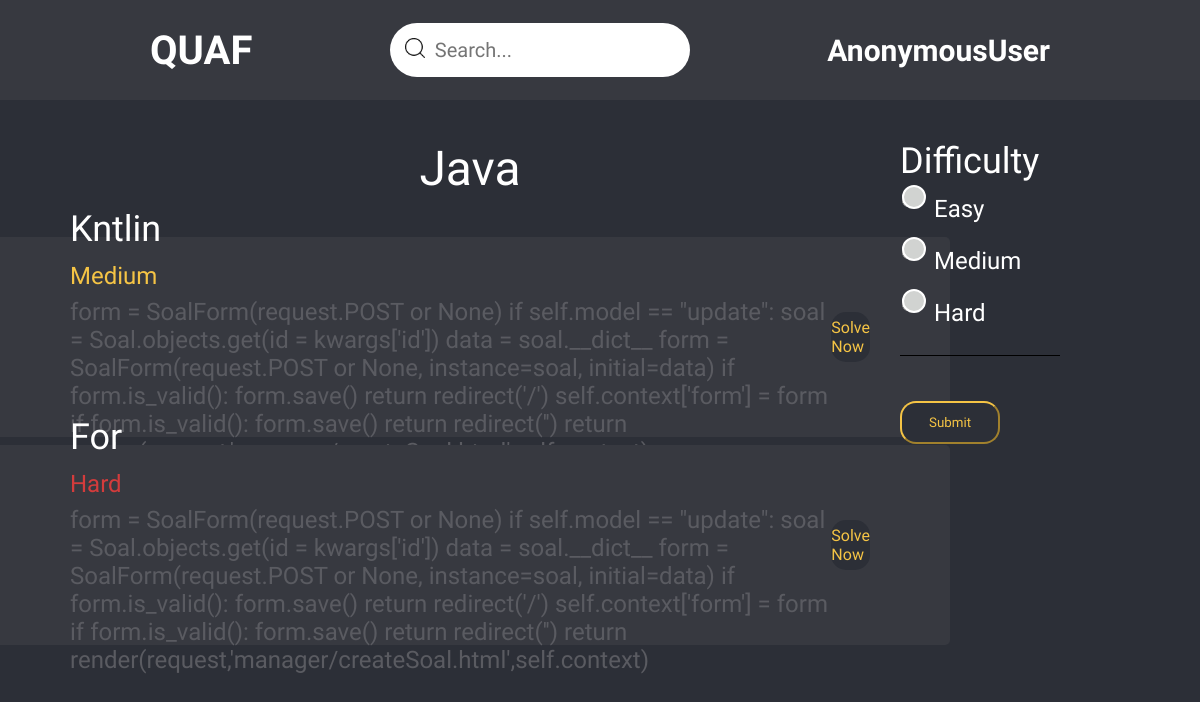
The page /Java/ on the database as committed earlier.
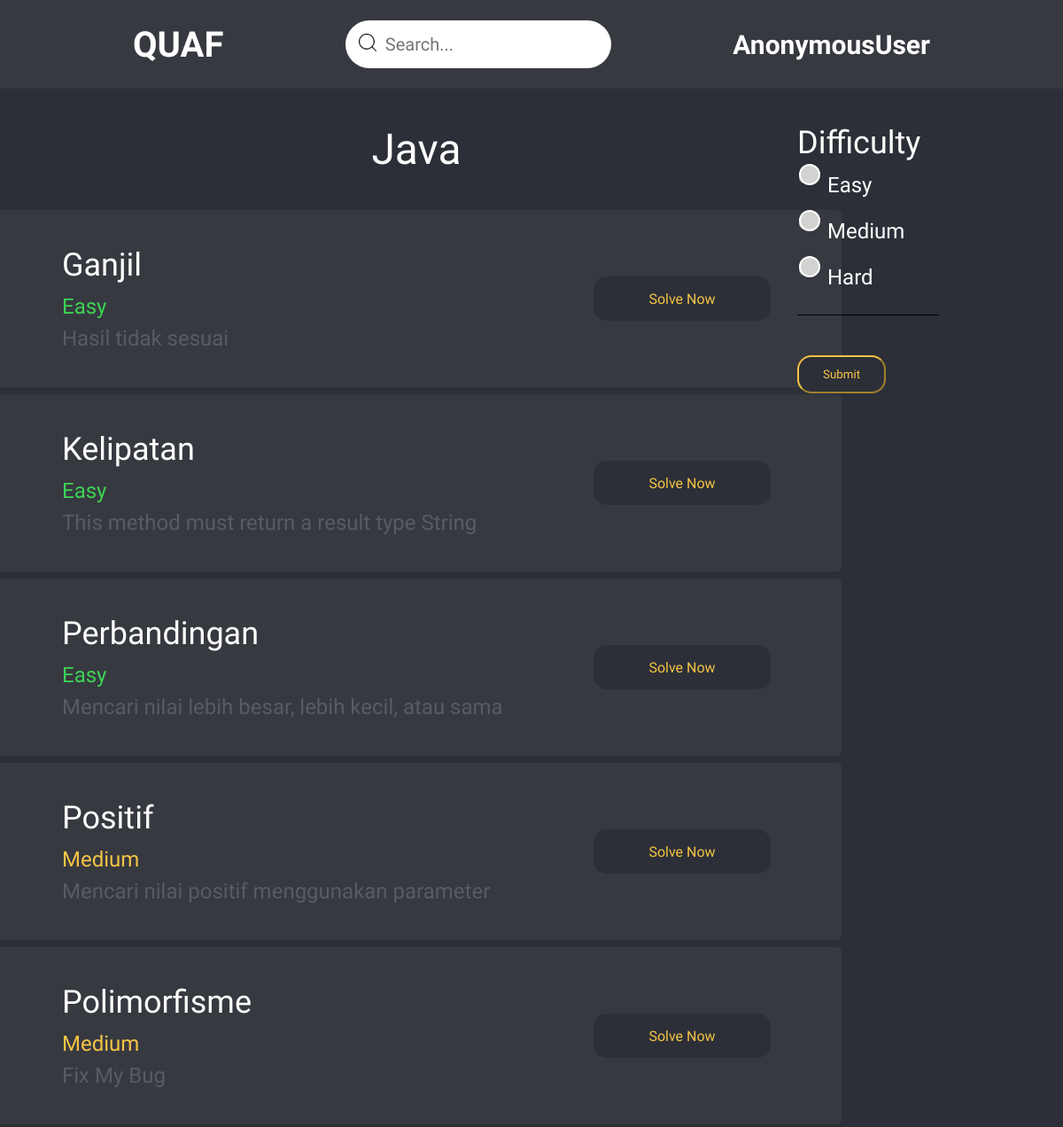
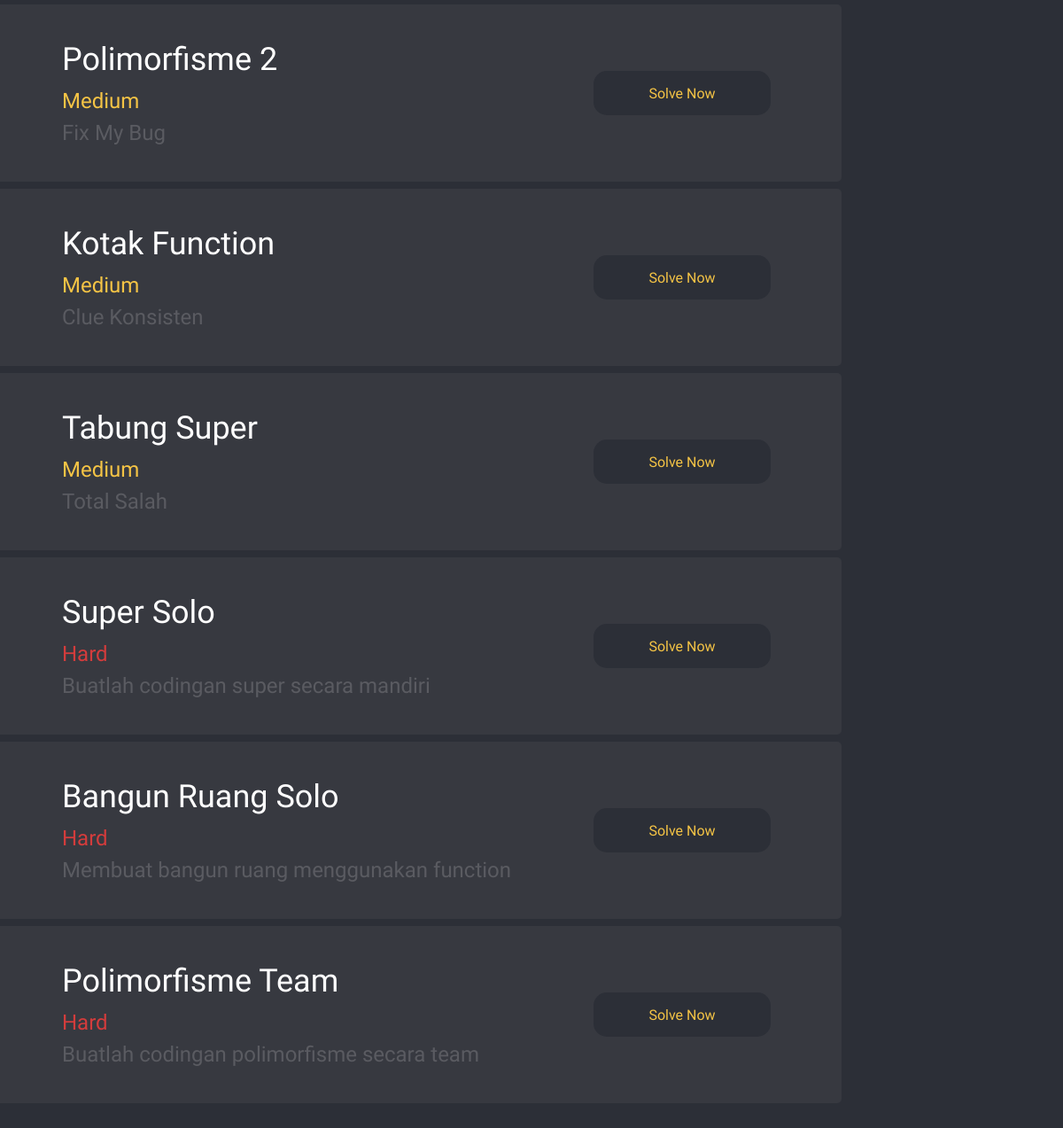
The same page on the database as committed later (2 pictures, top to bottom).
### manager/models.py (models this page shows, shortened)
class Soal(models.Model):
    category = (
        ("Easy","Easy"),
        ("Medium","Medium"),
        ("Hard","Hard"),
    )
    data = (
        ("Java","Java"),
        ("HTML","HTML"),
        ("Kotlin","Kotlin"),
        ("PHP","PHP"),
        ("Android Studio","Android Studio"),
        )
    title = models.CharField(max_length=20)
    description = models.CharField(max_length=50, null=True)
    code = models.TextField(null=True)
    category = models.CharField(max_length=20,choices=category)
    course = models.CharField(max_length=20,choices=data)

### project/views.py (the view)
# urls.py: path('<str:course>/',views.CourseListView.as_view()),
class CourseListView(ListView):
    model = Soal
    template_name = 'course.html'
    def get(self,request,*args, **kwargs):
        self.object_list = self.get_queryset().filter(course = kwargs['course'])
        title = kwargs['course']
        context = {
            "object_list":self.object_list,
            "title":title,
        }
        if "category" in request.GET:
            category = request.GET['category']
            self.object_list = self.object_list.filter(category = category)
            context['object_list'] = self.object_list
        return render(request,self.template_name,context)

### templates/course.html (shortened to what this page needs)
{% load static %}
<!DOCTYPE html>
<html lang="en">
<head>
    <link rel="stylesheet" href="{% static 'css/course.css' %}">
</head>
<body>
    <header>
        <h1><a href="/"> QUAF </a></h1>
        <div class="searchbar" for="search">
            <label for="search"><img src="{% static 'img/search.png' %}" alt="search..."></label>
            <input type="text" name="search" value="" placeholder="Search...">
        </div>
        <nav>
            <li>
                <p><b> {{user}} </b></p>
            </li>
        </nav>
    </header>
    <main>
        <p class="judulc">{{title}}</p>
        {% for x in object_list %}
        <div class="content1">
            <div class="vertical">
                <div class="card">
                    <div class="verticalisicard">
                        <p class="judul">{{x.title}}</p>
                        {% if x.category == "Easy" %}
                        <p class="dific" style="color:#3CD354;">{{x.category}}</p>
                        {% elif x.category == "Medium"%}
                        <p class="dific" style="color:#F5C445;">{{x.category}}</p>
                        {% else %}
                        <p class="dific" style="color:#D33C3C;">{{x.category}}</p>
                        {% endif %}
                        <p class="desc">{{x.description}}</p>
                    </div>
                    <a href="{{x.id}}" class="container-link" >Solve Now</a>
                </div>
                {% endfor %}
            </div>
            <form class="vertikal2" action="" method="GET">
                <div class="horizontal2">
                    <div class="difficulty">
                        <p class="juduldifficulty">Difficulty</p>
                        <table>
                            <tr>
                                <td>
                                    <li><input type="radio" name="category" value="Easy"></li>
                                </td>
                                <td>
                                    <p>Easy</p>
                                </td>
                            </tr>
                            <tr>
                                <td>
                                    <li><input type="radio" name="category" value="Medium"></li>
                                </td>
                                <td>
                                    <p>Medium</p>
                                </td>
                            </tr>
                            <tr>
                                <td>
                                    <li><input type="radio" name="category" value="Hard"></li>
                                </td>
                                <td>
                                    <p>Hard</p>
                                </td>
                            </tr>
                        </table>
                    </div>
                    <div class="garis"></div>
                </div>
                <button type="submit" class="submit">Submit</button>
            </form>
        </div>
    </main>
</body>
</html>

### static/css/course.css (style rules this page uses)
* { margin: 0; padding: 0; font-family: "Plus Jakarta Sans", sans-serif; }
body { background-color: #2c2f37; }
main { height: auto; margin-bottom: 64px; margin-right: 260px; }
header { position: sticky; top: 0; height: 100px; width: auto; background-color: #373940; display: flex; align-items: center; justify-content: space-between; padding: 0px 150px; position: sticky; }
nav { display: flex; align-items: center; justify-content: space-between; }
h1 a { color: white; text-decoration: none; font-size: 40px; cursor: pointer; }
nav li { font-size: 30px; font: bold; list-style: none; }
nav li p { color: white; }
.searchbar img { width: 20px; height: auto; margin: 15px 10px 15px 15px; }
.searchbar input { height: 30px; width: 230px; border: none; font-size: 20px; outline: none; }
.searchbar { width: 300px; display: flex; align-items: center; border-radius: 40px; background-color: white; }
main .judulc { font-size: 48px; margin: 40px 0px; text-align: center; color: rgb(255, 255, 255); }
.content1 { display: flex; gap: 150px; flex-direction: row; align-items: center; justify-content: center; }
.card { border-radius: 5px; width: 800px; height: 200px; background-color: #373940; display: flex; justify-content: space-between; align-items: center; padding: 0px 80px; margin-bottom: 8px; }
.verticalisicard { display: flex; flex-direction: column; }
.verticalisicard .judul { font-size: 36px; color: white; }
.verticalisicard .dific, .desc { font-size: 24px; }
.dific { margin: 12px 0px 8px 0px; }
.desc { color: #5a5b61; }
.container-link { width: 200px; height: 50px; border-radius: 15px; display: flex; justify-content: center; align-items: center; transition: 0.15s; text-decoration: none; background-color: #2c2f37; color: #f5c445; }
.difficulty li { list-style: none; margin: 10px 0px; font-size: 24px; }
.difficulty { font-size: 36px; color: white; }
.garis { width: 160px; height: 1px; margin: 15px 0px; background-color: black; }
.vertikal2 { position: fixed; display: flex; flex-direction: column; justify-content: flex-start; top: 0; right: 0; margin: 140px; align-items: flex-start; gap: 30px; }
input[type="radio"]:after { width: 20px; height: 20px; border-radius: 15px; position: relative; right: 0; top: -9px; background-color: #d1d3d1; content: ""; display: inline-block; visibility: visible; border: 2px solid white; }
td { height: auto; width: 30px; }
td p { font-size: 24px; }
button { background: #2c2f37; width: 100px; height: 43px; border-radius: 16px; border-color: #f5c445; color: #f5c445; }

Rows that differ between the two databases and show on the page:
removed Soal: title "Kntlin", category "Medium", description "form = SoalForm(request.POST or None) if self.model == \"update\": soal = Soal.objects.get(id = kwargs['id']) data = soal.__dict__ form = SoalForm(request.POST or None, instance=soal, initial=data) if form.is_valid(): form.save() return redirect('/') self.context['form'] = form if form.is_valid(): form.save() return redirect('') return…"
removed Soal: title "For", category "Hard", description "form = SoalForm(request.POST or None) if self.model == \"update\": soal = Soal.objects.get(id = kwargs['id']) data = soal.__dict__ form = SoalForm(request.POST or None, instance=soal, initial=data) if form.is_valid(): form.save() return redirect('/') self.context['form'] = form if form.is_valid(): form.save() return redirect('') return render(request,'manager/createSoal.html',self.context)"
added Soal: title "Ganjil", category "Easy", description "Hasil tidak sesuai"
added Soal: title "Kelipatan", category "Easy", description "This method must return a result type String"
added Soal: title "Perbandingan", category "Easy", description "Mencari nilai lebih besar, lebih kecil, atau sama"
added Soal: title "Positif", category "Medium", description "Mencari nilai positif menggunakan parameter"
added Soal: title "Polimorfisme", category "Medium", description "Fix My Bug"
added Soal: title "Polimorfisme 2", category "Medium", description "Fix My Bug"
added Soal: title "Kotak Function", category "Medium", description "Clue Konsisten"
added Soal: title "Tabung Super", category "Medium", description "Total Salah"
added Soal: title "Super Solo", category "Hard", description "Buatlah codingan super secara mandiri"
added Soal: title "Bangun Ruang Solo", category "Hard", description "Membuat bangun ruang menggunakan function"
added Soal: title "Polimorfisme Team", category "Hard", description "Buatlah codingan polimorfisme secara team"
